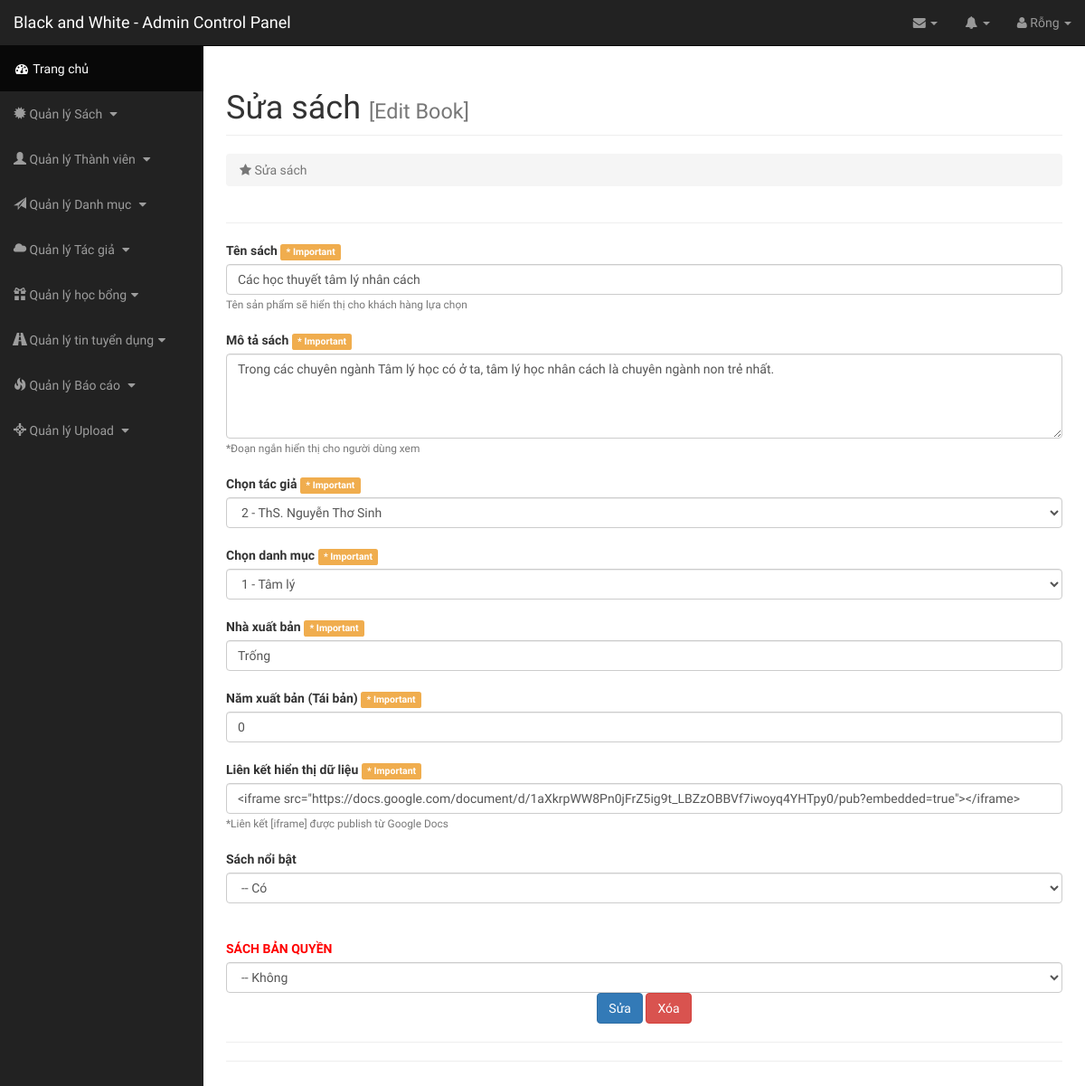
The page /admin/index.php?page=sua-sach&id=3 on the database its author committed.
### tables this page shows
CREATE TABLE `books` (
  `bookid` int(100) NOT NULL,
  `bookname` varchar(255) NOT NULL,
  `author` int(100) NOT NULL,
  `nxb` varchar(255) DEFAULT NULL,
  `year` int(100) DEFAULT NULL,
  `filename` varchar(255) NOT NULL,
  `link` text NOT NULL,
  `des` text NOT NULL,
  `catid` int(10) NOT NULL,
  `spec` tinyint(1) NOT NULL,
  `credits` tinyint(1) NOT NULL COMMENT 'bản quyền'
);

CREATE TABLE `author` (
  `authorid` int(100) NOT NULL,
  `authorname` varchar(255) NOT NULL
);

### class/Db.class.php (called while the page is built, shortened)
<?php
class Db{
	private $conn = null;
	public function __construct()
	{
		$host ="mysql:host=". HOST."; dbname=". DB_NAME;
		try
		{
			$this->conn = new PDO($host, DB_USER, DB_PASS);
			$this->conn->query("set names 'utf8' ");
		}
		catch (PDOException $e)
		{
			echo "Không thể kết nối cơ sở dữ liệu";
		}
	}
	public function __destruct()
	{
		$this->conn = null;
	}
	private function query($sql, $arr = array(), $mode = PDO::FETCH_ASSOC)
	{
		$pre = $this->conn->prepare($sql);
		if(!$pre->execute($arr))
		{
			echo "Không thể thực thi"; exit;
		}
		return $pre->fetchAll($mode);
	}
	private function query1($sql, $arr = array(), $mode = PDO::FETCH_ASSOC)
	{
		$pre = $this->conn->prepare($sql);
		if(!$pre->execute($arr))
		{
			echo "Không thể thực thi"; exit;
		}
		return $pre->fetch($mode);
	}
	public function select($sql, $arr = array(), $mode = PDO::FETCH_ASSOC)
	{
		return $this->query($sql, $arr, $mode);
	}
	public function select1($sql, $arr = array(), $mode = PDO::FETCH_ASSOC)
	{
		return $this->query1($sql, $arr, $mode);
	}
}
?>

### admin/inc/updatebook.php (the view, shortened to what this page needs)
<?php
  $id = $_GET['id'];
  $sql1 = "SELECT * FROM `books` INNER JOIN `author` ON books.author = author.authorid INNER JOIN `category` ON books.catid = category.catid WHERE bookid = '$id'";
  $obj1 = new Db();
  $row = $obj1->select1($sql1);
  $bookauthor = $row['author'];
  $bookcat = $row['catid'];
  $bookpublish = $row['nxb'];
  $bookyear = $row['year'];
  $booklink = $row['link'];
  $bookspecial = $row['spec'];
  $bookcredit = $row['credits'];
?>
<div id="page-wrapper">
    <div class="container-fluid">
        <div class="row">
            <div class="col-lg-12">
                <h1 class="page-header">
                    Sửa sách <small class="text-muted">[Edit Book]</small>
                </h1>
                <ol class="breadcrumb">
                    <li class="active">
                        <i class="fa fa-star"></i> Sửa sách
                    </li>
                </ol>
            </div>
        </div>
        <hr />
        <form method="post" enctype="multipart/form-data" id="formaddsach">
            <label for="pdname">Tên sách </label>  <label class="label label-warning"> * Important</label>
            <input type="text" class="form-control" id="pdname" placeholder="Nhập tên sách" name="bookname" value="<?php echo $row['bookname']; ?>">
            <small class="text-muted">Tên sản phẩm sẽ hiển thị cho khách hàng lựa chọn</small>
            <br>
            <br>
            <label for="pdname">Mô tả sách </label>  <label class="label label-warning"> * Important</label>
            <textarea name="bookdes" rows="4" cols="80" class="form-control"><?php echo $row['des']; ?></textarea>
            <small class="text-muted">*Đoạn ngắn hiển thị cho người dùng xem</small>
            <br>
            <br>
            <label for="pdcat">Chọn tác giả</label>  <label class="label label-warning"> * Important</label>
            <select class="form-control" id="pdcat" name="bookauthor">
              <?php
                $obj = new Db();
                $sql = "SELECT * FROM author";
                $rows = $obj->select($sql);
                foreach ($rows as $row) {
              ?>
              <option value="<?php echo $row['authorid']; ?>" <?php if($row['authorid'] == $bookauthor) echo "selected='selected'"; ?>><?php echo $row['authorid']." - ".$row['authorname']; ?></option>
              <?php
            }
              ?>
            </select>
            <br>
            <label for="pdcat">Chọn danh mục</label>  <label class="label label-warning"> * Important</label>
            <select class="form-control" id="pdcat" name="bookcat">
              <?php
                $obj = new Db();
                $sql = "SELECT * FROM category";
                $rows = $obj->select($sql);
                foreach ($rows as $row) {
              ?>
              <option value="<?php echo $row['catid']; ?>"<?php if($row['catid'] == $bookcat) echo "selected='selected'"; ?>><?php echo $row['catid']." - ".$row['catname']; ?></option>
              <?php
            }
              ?>
            </select>
            <br>
            <label for="pdprice">Nhà xuất bản</label>  <label class="label label-warning"> * Important</label>
            <input type="text" class="form-control" id="bookpublish" placeholder="Nhập tên nhà xuất bản" name="bookpublish" value="<?php echo $bookpublish; ?>">
            <br>
            <label for="pdprice">Năm xuất bản (Tái bản)</label>  <label class="label label-warning"> * Important</label>
            <input type="text" class="form-control" id="bookyear" placeholder="Nhập năm xuất bản (hoặc tái xuất bản))" name="bookyear" value="<?php echo $bookyear; ?>">
            <br>
            <label for="pdprice">Liên kết hiển thị dữ liệu</label>  <label class="label label-warning"> * Important</label>
            <input type="text" class="form-control" id="pdprice" placeholder="Nhập giá sản phẩm" name="booklink" value='<?php echo $booklink; ?>'>
            <small class="text-muted">*Liên kết [iframe] được publish từ Google Docs</small>
            <br>
            <br>
            <label>Sách nổi bật</label>
            <select class="form-control" id="pddvt" name="bookspecial">
              <option value="1" <?php if($bookspecial == 1) echo "selected='selected'" ?>>-- Có </option>
            </select>
            <br>
            <br>
            <label><font color="red"><b>SÁCH BẢN QUYỀN</b></font></label>
            <select class="form-control" name="bookcredit">
              <option value="0" <?php if($bookcredit == 0) echo "selected='selected'" ?>>-- Không </option>
            </select>
          <center>
          <button type="submit" class="btn btn-primary" id="submit-btn" name="submit-btn">Sửa</button>
          <button type="reset" class="btn btn-danger">Xóa</button>
        </center>
        </form>
        <hr>
        <hr>
    </div>
</div>

### admin/css/sb-admin.css (style rules this page uses)
body { margin-top: 100px; background-color: #222; }
@media (min-width:768px) { body { margin-top: 50px; } }
#page-wrapper { width: 100%; padding: 0; background-color: #fff; }
@media (min-width:768px) { #page-wrapper { padding: 10px; } }

### admin/css/customcss.css (style rules this page uses)
* body { font-family: 'Fira Sans Extra Condensed', sans-serif; }

### rows shown on the page
books: bookname "Các học thuyết tâm lý nhân cách", bookdes "Trong các chuyên ngành Tâm lý học có ở ta, tâm lý học nhân cách là chuyên ngành non trẻ nhất.", bookauthor "2 - ThS. Nguyễn Thơ Sinh", bookpublish "Trống", bookyear "0", booklink "<iframe src=\"https://docs.google.com/document/d/1aXkrpWW8Pn0jFrZ5ig9t_LBZzOBBVf7iwoyq4YHTpy0/pub?embedded=true\"></iframe>", bookspecial "-- Có", bookcredit "-- Không"

### other values the page prints
form field bookcat "1 - Tâm lý"
